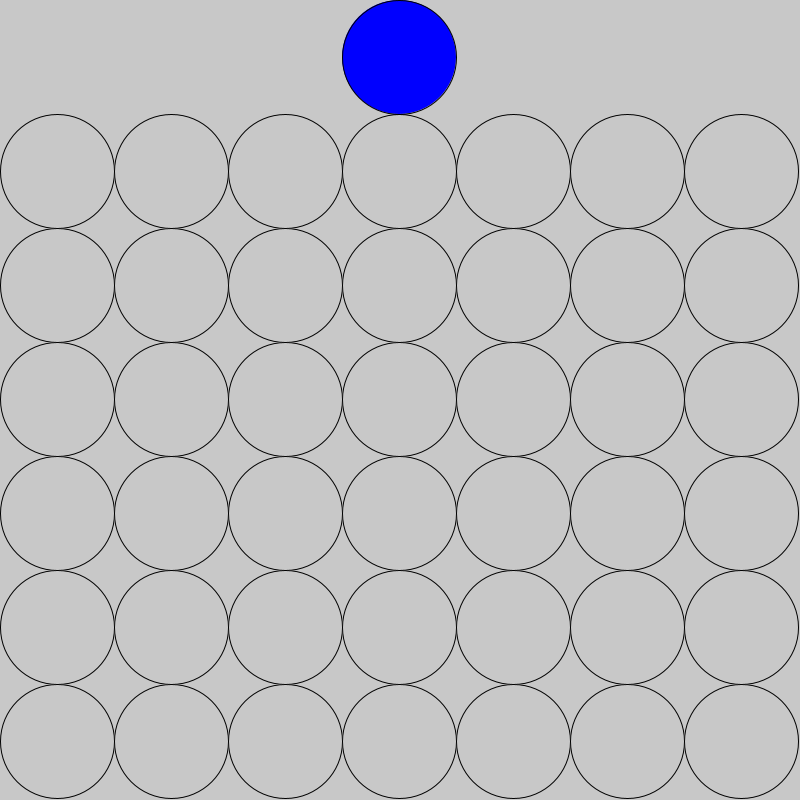
Frame 1 (no input)
Frame 60 (the mouse pressed at the canvas centre just before this capture): identical to frame 1, image omitted
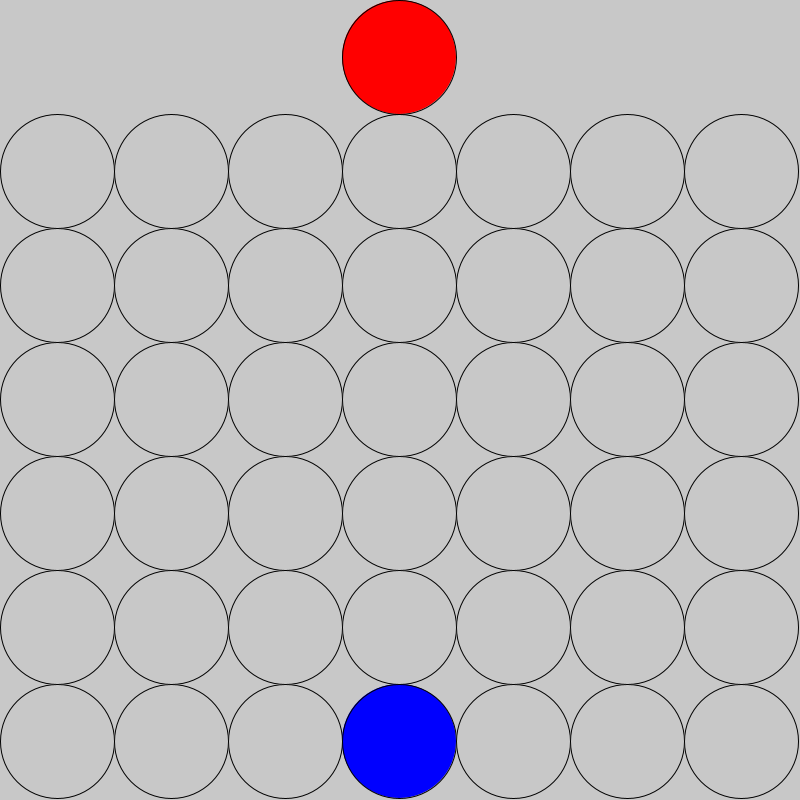
Frame 120 (the mouse held since frame 60 and released just before this capture)

The Processing sketch that drew these frames (run headless with seeded random() and noise(); from frame 60 on, the mouse is pressed at the canvas centre):

// Processing sketch: ConnectFour
// ── ConnectFour.pde
// Cheats
boolean CHEAT_only_one_player;    // default: false

// Game settings
int board_w;
int board_h;
int in_a_row_to_win;
color background_color;

// Visual settings
int token_diagonal;               // The diagonal of a token, measured in pixels.

// Dynamic variables
int[][] board;                    // 0: empty slot. 1: player 1 token. 2: player 2 token
int player_turn;                  // 1 or 2
int winner;                       // 0: No one has won yet. 1: player 1 has won. 2: player 2 has won.

void setup() {
    size(800, 800);
    
    // Cheats
    CHEAT_only_one_player = false;
    
    // Game Settings
    board_w = 7;
    board_h = 6;
    in_a_row_to_win = 4;
    background_color = color(200);
    
    // Visual Settings
    token_diagonal = width/board_w;
    
    // Dynamic variables
    board = new int[board_h][board_w];
    player_turn = 1;
    winner = 0;        
}

// ── Draw.pde
void draw() {
    background(background_color);
    drawEverything();
}

void drawEverything() {
    drawBoard();
    drawPlayerTurnIndicator();
    drawWinnerText();
}

void drawBoard() {
    for (int y = 0; y < board_h; y++) {
        for (int x = 0; x < board_w; x++) {
            switch (board[y][x]) {
                case 0: 
                    fill(background_color);
                    break;
                case 1:
                    fill(0, 0, 255);
                    break;
                case 2:
                    fill(255, 0, 0);
            }
            circle(x * token_diagonal + token_diagonal/2, (y + 1) * token_diagonal + token_diagonal/2, token_diagonal);
        }
    }    
}

void drawPlayerTurnIndicator() {
    if (player_turn == 1) {
        fill(0, 0, 255);   
    }
    else {
        fill(255, 0, 0); 
    }
    circle(board_w/2 * token_diagonal + token_diagonal/2, token_diagonal/2, token_diagonal);
}

void drawWinnerText() {
    textAlign(CORNER);
    fill(50,205,50);
    if (winner == 1) {
        textSize(70);
        text("Blue won", 0, 55);    
    }
    else if (winner == 2) {
        textSize(70);
        text("Red won", 0, 55);    
    }
}

// ── GameLogic.pde
void checkIfWon() {
    checkHorizontalWins();
    checkVerticalWins();
    checkDownRightDiagonalWins();
    checkDownLeftDiagonalWins();
}

// Drop a token in column number x.
void dropTokenInColumn(int x) {
    // if top-square is full: do nothing. Else, find y-coord to place disc.
    if (winner == 0 && board[0][x] == 0) { 
        for (int y = 0; y <= board_h; y++) {
            if (y == board_h || board[y][x] != 0) {
                board[y-1][x] = player_turn;
                break;
            }
        }
        
        if (player_turn == 1) {
            player_turn = 2;
        }
        else {
            player_turn = 1;
        }
        if (CHEAT_only_one_player) {
            player_turn = 1;    
        }
        checkIfWon();
    }
}

void checkHorizontalWins() {
    for (int y = 0; y < board_h; y++) {
        int p1_counter = 0;
        int p2_counter = 0;
        for (int x = 0; x < board_w; x++) {
            if (board[y][x] == 1) {
                p1_counter++;
                p2_counter = 0;
            }
            else if (board[y][x] == 2) {
                p2_counter++;
                p1_counter = 0;
            }
            else {
                p1_counter = 0;
                p2_counter = 0;
            }
            
            if (p1_counter == in_a_row_to_win) {
                winner = 1;
            }
            else if (p2_counter == in_a_row_to_win) {
                winner = 2;    
            }
        }
    }    
}

void checkVerticalWins() {
    for (int x = 0; x < board_w; x++) {
        int p1_counter = 0;
        int p2_counter = 0;
        for (int y = 0; y < board_h; y++) {
            if (board[y][x] == 1) {
                p1_counter++;
                p2_counter = 0;
            }
            else if (board[y][x] == 2) {
                p2_counter++;
                p1_counter = 0;
            }
            else {
                p1_counter = 0;
                p2_counter = 0;
            }
            
            if (p1_counter == in_a_row_to_win) {
                winner = 1;
            }
            else if (p2_counter == in_a_row_to_win) {
                winner = 2;    
            }
        }
    }    
}

void checkDownRightDiagonalWins() {
    checkDownRightDiagonalWinsInLowerLeftHalf();
    checkDownRightDiagonalWinsInUpperRightHalf();
}

// Check all diagonals going down and right in the lower left half of the board.
// |\
// |_\
// |__\
void checkDownRightDiagonalWinsInLowerLeftHalf() {
    for (int y_start = 0; y_start <= board_h - in_a_row_to_win; y_start++) {
        int x = 0;
        int y = y_start;
        int p1_counter = 0;
        int p2_counter = 0;
        while (y < board_h && x < board_w) {
            if (board[y][x] == 1) {
                p1_counter++;
                p2_counter = 0;
            }
            else if (board[y][x] == 2) {
                p2_counter++;
                p1_counter = 0;
            }
            else {
                p1_counter = 0;
                p2_counter = 0;
            }
            
            if (p1_counter == in_a_row_to_win) {
                winner = 1;
            }
            else if (p2_counter == in_a_row_to_win) {
                winner = 2;    
            }
            x++;
            y++;
        }
    }
}

// Check all diagonals going right and down in the upper right half of the board.
// \‾‾|
//  \ |
//   \|
void checkDownRightDiagonalWinsInUpperRightHalf() {
    for (int x_start = 0; x_start <= board_w - in_a_row_to_win; x_start++) {
        int x = x_start;
        int y = 0;
        int p1_counter = 0;
        int p2_counter = 0;
        while (y < board_h && x < board_w) {
            if (board[y][x] == 1) {
                p1_counter++;
                p2_counter = 0;
            }
            else if (board[y][x] == 2) {
                p2_counter++;
                p1_counter = 0;
            }
            else {
                p1_counter = 0;
                p2_counter = 0;
            }
            
            if (p1_counter == in_a_row_to_win) {
                winner = 1;
            }
            else if (p2_counter == in_a_row_to_win) {
                winner = 2;    
            }
            x++;
            y++;
        }
    }
}

void checkDownLeftDiagonalWins() {
    checkDownLeftDiagonalWinsInLowerRightHalf();
    checkDownLeftDiagonalWinsInUpperLeftHalf();
}

// Check all diagonals going left and down in the lower right half of the board.
//   /|
//  / |
// /__|
void checkDownLeftDiagonalWinsInLowerRightHalf() {
    for (int y_start = 0; y_start <= board_h - in_a_row_to_win; y_start++) {
        int x = board_w - 1;
        int y = y_start;
        int p1_counter = 0;
        int p2_counter = 0;
        while (y < board_h && x > -1) {
            if (board[y][x] == 1) {
                p1_counter++;
                p2_counter = 0;
            }
            else if (board[y][x] == 2) {
                p2_counter++;
                p1_counter = 0;
            }
            else {
                p1_counter = 0;
                p2_counter = 0;
            }
            
            if (p1_counter == in_a_row_to_win) {
                winner = 1;
            }
            else if (p2_counter == in_a_row_to_win) {
                winner = 2;    
            }
            x--;
            y++;
        }
    }
}


// Check all diagonals going left and down in the upper left half of the board.
// |‾‾/
// | /
// |/
void checkDownLeftDiagonalWinsInUpperLeftHalf() {
    for (int x_start = in_a_row_to_win; x_start < board_h; x_start++) {
        int x = x_start;
        int y = 0;
        int p1_counter = 0;
        int p2_counter = 0;
        while (y < board_h && x > -1) {
            if (board[y][x] == 1) {
                p1_counter++;
                p2_counter = 0;
            }
            else if (board[y][x] == 2) {
                p2_counter++;
                p1_counter = 0;
            }
            else {
                p1_counter = 0;
                p2_counter = 0;
            }
            
            if (p1_counter == in_a_row_to_win) {
                winner = 1;
            }
            else if (p2_counter == in_a_row_to_win) {
                winner = 2;    
            }
            x--;
            y++;
        }
    }
}

// ── Input.pde
void mousePressed() {
    // column number x was pressed on the board
    int x = mouseX / token_diagonal;
    dropTokenInColumn(x);
}
